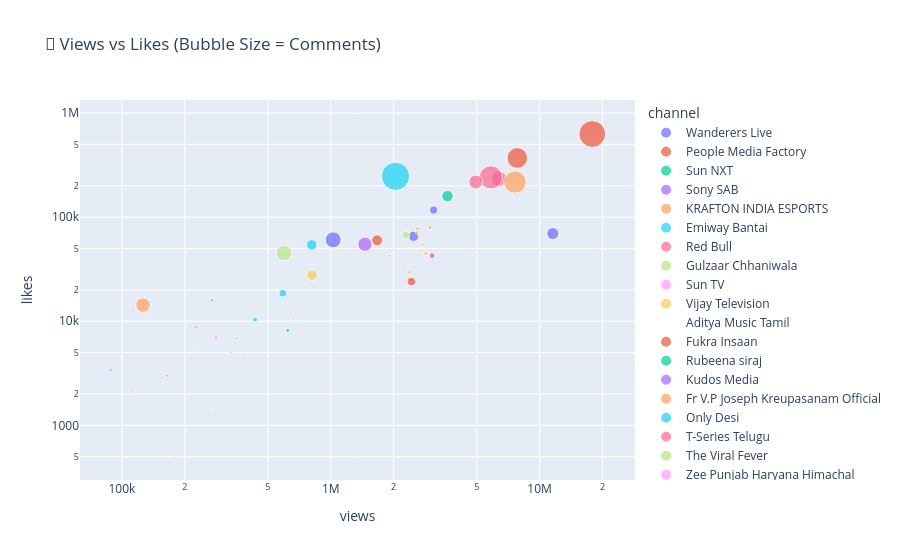

Notebook code for this chart:
### Code cell
fig = px.scatter(df, x='views', y='likes', size='comments', color='channel',
                 hover_data=['title'],
                 title='💙 Views vs Likes (Bubble Size = Comments)')
fig.update_layout(xaxis_type='log', yaxis_type='log')
fig.show()

### Figure 1 — Plotly figure (JSON) as saved in the notebook; plotly's stock layout.template omitted (floating-point values rounded to 4 significant figures)
{"data": [{"customdata": [["Bangkok Trip starts & First Meet after Shaadi"], ["Shaadi ke Clothes ka Trial"]], "hovertemplate": "channel=Wanderers Live<br>views=%{x}<br>likes=%{y}<br>comments=%{marker.size}<br>title=%{customdata[0]}<extra></extra>", "legendgroup": "Wanderers Live", "marker": {"color": "#636efa", "size": [1580, 2577], "sizemode": "area", "sizeref": 47.55, "symbol": "circle"}, "mode": "markers", "name": "Wanderers Live", "orientation": "v", "showlegend": true, "type": "scatter", "x": [3107474, 2491202], "xaxis": "x", "y": [116767, 65485], "yaxis": "y"}, {"customdata": [["The RajaSaab Telugu Teaser | Prabhas | Maruthi | Thaman | TG Vishwa Prasad | Dec 5 2025"]], "hovertemplate": "channel=People Media Factory<br>views=%{x}<br>likes=%{y}<br>comments=%{marker.size}<br>title=%{customdata[0]}<extra></extra>", "legendgroup": "People Media Factory", "marker": {"color": "#EF553B", "size": [17069], "sizemode": "area", "sizeref": 47.55, "symbol": "circle"}, "mode": "markers", "name": "People Media Factory", "orientation": "v", "showlegend": true, "type": "scatter", "x": [17874231], "xaxis": "x", "y": [628850], "yaxis": "y"}, {"customdata": [["The Rise and Fall of Siddharth Abhimanyu | Thani Oruvan - Back to Back Scenes | Jayam Ravi | Sun NXT"]], "hovertemplate": "channel=Sun NXT<br>views=%{x}<br>likes=%{y}<br>comments=%{marker.size}<br>title=%{customdata[0]}<extra></extra>", "legendgroup": "Sun NXT", "marker": {"color": "#00cc96", "size": [104], "sizemode": "area", "sizeref": 47.55, "symbol": "circle"}, "mode": "markers", "name": "Sun NXT", "orientation": "v", "showlegend": true, "type": "scatter", "x": [332210], "xaxis": "x", "y": [4995], "yaxis": "y"}, {"customdata": [["NEW! Taarak Mehta Ka Ooltah Chashmah | Ep 4426 | 17 June 2025 | Teaser"]], "hovertemplate": "channel=Sony SAB<br>views=%{x}<br>likes=%{y}<br>comments=%{marker.size}<br>title=%{customdata[0]}<extra></extra>", "legendgroup": "Sony SAB", "marker": {"color": "#ab63fa", "size": [839], "sizemode": "area", "sizeref": 47.55, "symbol": "circle"}, "mode": "markers", "name": "Sony SAB", "orientation": "v", "showlegend": true, "type": "scatter", "x": [3056540], "xaxis": "x", "y": [42657], "yaxis": "y"}, {"customdata": [["[HINDI] realme BMPS 2025 | Group A, B, C & D | Semi Finals Week 1 - Day 4"], ["[HINDI] realme BMPS 2025 |  Group A, B, C & D | Semi Finals Week 1 - Day 3"], ["[HINDI] realme BMPS 2025 | Group A, B, C & D | Semi Finals Week 1 - Day 2"]], "hovertemplate": "channel=KRAFTON INDIA ESPORTS<br>views=%{x}<br>likes=%{y}<br>comments=%{marker.size}<br>title=%{customdata[0]}<extra></extra>", "legendgroup": "KRAFTON INDIA ESPORTS", "marker": {"color": "#FFA15A", "size": [378, 261, 309], "sizemode": "area", "sizeref": 47.55, "symbol": "circle"}, "mode": "markers", "name": "KRAFTON INDIA ESPORTS", "orientation": "v", "showlegend": true, "type": "scatter", "x": [2984247, 2583305, 2603545], "xaxis": "x", "y": [79431, 71272, 77520], "yaxis": "y"}, {"customdata": [["EMIWAY BANTAI - PAISA PAISA | ( MUSIC BY TONY JAMES ) | OFFICIAL MUSIC VIDEO"]], "hovertemplate": "channel=Emiway Bantai<br>views=%{x}<br>likes=%{y}<br>comments=%{marker.size}<br>title=%{customdata[0]}<extra></extra>", "legendgroup": "Emiway Bantai", "marker": {"color": "#19d3f3", "size": [19021], "sizemode": "area", "sizeref": 47.55, "symbol": "circle"}, "mode": "markers", "name": "Emiway Bantai", "orientation": "v", "showlegend": true, "type": "scatter", "x": [2042225], "xaxis": "x", "y": [246534], "yaxis": "y"}, {"customdata": [["World’s Best Cricketers Vs Impossible Batting Challenge 🏏"]], "hovertemplate": "channel=Red Bull<br>views=%{x}<br>likes=%{y}<br>comments=%{marker.size}<br>title=%{customdata[0]}<extra></extra>", "legendgroup": "Red Bull", "marker": {"color": "#FF6692", "size": [5611], "sizemode": "area", "sizeref": 47.55, "symbol": "circle"}, "mode": "markers", "name": "Red Bull", "orientation": "v", "showlegend": true, "type": "scatter", "x": [6390161], "xaxis": "x", "y": [233398], "yaxis": "y"}, {"customdata": [["GULZAAR CHHANIWALA - Tandav ( Official Video ) | New Haryanvi Song 2025"]], "hovertemplate": "channel=Gulzaar Chhaniwala<br>views=%{x}<br>likes=%{y}<br>comments=%{marker.size}<br>title=%{customdata[0]}<extra></extra>", "legendgroup": "Gulzaar Chhaniwala", "marker": {"color": "#B6E880", "size": [5750], "sizemode": "area", "sizeref": 47.55, "symbol": "circle"}, "mode": "markers", "name": "Gulzaar Chhaniwala", "orientation": "v", "showlegend": true, "type": "scatter", "x": [596772], "xaxis": "x", "y": [45281], "yaxis": "y"}, {"customdata": [["Ethirneechal Thodargiradhu - Preview | 19 June 2025 | Tamil Serial | Sun TV"]], "hovertemplate": "channel=Sun TV<br>views=%{x}<br>likes=%{y}<br>comments=%{marker.size}<br>title=%{customdata[0]}<extra></extra>", "legendgroup": "Sun TV", "marker": {"color": "#FF97FF", "size": [226], "sizemode": "area", "sizeref": 47.55, "symbol": "circle"}, "mode": "markers", "name": "Sun TV", "orientation": "v", "showlegend": true, "type": "scatter", "x": [668560], "xaxis": "x", "y": [10482], "yaxis": "y"}, {"customdata": [["Pandian Stores 2 | 18th to 21st June 2025 - Promo"], ["Ayyanar Thunai | 18th to 21st June 2025 - Promo"], ["Siragadikka Aasai | 18th to 21st June 2025 - Promo"]], "hovertemplate": "channel=Vijay Television<br>views=%{x}<br>likes=%{y}<br>comments=%{marker.size}<br>title=%{customdata[0]}<extra></extra>", "legendgroup": "Vijay Television", "marker": {"color": "#FECB52", "size": [317, 295, 505], "sizemode": "area", "sizeref": 47.55, "symbol": "circle"}, "mode": "markers", "name": "Vijay Television", "orientation": "v", "showlegend": true, "type": "scatter", "x": [2750377, 1918637, 2852661], "xaxis": "x", "y": [54131, 42474, 44826], "yaxis": "y"}, {"customdata": [["Kuberaa Official Trailer – Tamil | Dhanush | Nagarjuna | Rashmika Mandanna | Sekhar Kammula | DSP"]], "hovertemplate": "channel=Aditya Music Tamil<br>views=%{x}<br>likes=%{y}<br>comments=%{marker.size}<br>title=%{customdata[0]}<extra></extra>", "legendgroup": "Aditya Music Tamil", "marker": {"color": "#636efa", "size": [0], "sizemode": "area", "sizeref": 47.55, "symbol": "circle"}, "mode": "markers", "name": "Aditya Music Tamil", "orientation": "v", "showlegend": true, "type": "scatter", "x": [7017909], "xaxis": "x", "y": [190925], "yaxis": "y"}, {"customdata": [["Our New Car DEFENDER met with an Accident PRANK😂"]], "hovertemplate": "channel=Fukra Insaan<br>views=%{x}<br>likes=%{y}<br>comments=%{marker.size}<br>title=%{customdata[0]}<extra></extra>", "legendgroup": "Fukra Insaan", "marker": {"color": "#EF553B", "size": [10271], "sizemode": "area", "sizeref": 47.55, "symbol": "circle"}, "mode": "markers", "name": "Fukra Insaan", "orientation": "v", "showlegend": true, "type": "scatter", "x": [7820659], "xaxis": "x", "y": [369890], "yaxis": "y"}, {"customdata": [["പ്രസവിച്ച് കിടക്കുന്ന മകളെ കാണാൻ മരുമകൻ വന്നാൽ../rubeenasiraj/malayalam shortfilm"]], "hovertemplate": "channel=Rubeena siraj<br>views=%{x}<br>likes=%{y}<br>comments=%{marker.size}<br>title=%{customdata[0]}<extra></extra>", "legendgroup": "Rubeena siraj", "marker": {"color": "#00cc96", "size": [96], "sizemode": "area", "sizeref": 47.55, "symbol": "circle"}, "mode": "markers", "name": "Rubeena siraj", "orientation": "v", "showlegend": true, "type": "scatter", "x": [221808], "xaxis": "x", "y": [1150], "yaxis": "y"}, {"customdata": [["ക്യൂട്നെസ്സ് unlimited /kudosmedia/comedyvideo"]], "hovertemplate": "channel=Kudos Media<br>views=%{x}<br>likes=%{y}<br>comments=%{marker.size}<br>title=%{customdata[0]}<extra></extra>", "legendgroup": "Kudos Media", "marker": {"color": "#ab63fa", "size": [224], "sizemode": "area", "sizeref": 47.55, "symbol": "circle"}, "mode": "markers", "name": "Kudos Media", "orientation": "v", "showlegend": true, "type": "scatter", "x": [269378], "xaxis": "x", "y": [15893], "yaxis": "y"}, {"customdata": [["ജൂൺ 19 കൃപാസനം അനുദിന അനുഗ്രഹ പ്രാർത്ഥന | Our Daily Bread | Dr.Fr.V.P Joseph Valiyaveettil"]], "hovertemplate": "channel=Fr V.P Joseph Kreupasanam Official<br>views=%{x}<br>likes=%{y}<br>comments=%{marker.size}<br>title=%{customdata[0]}<extra></extra>", "legendgroup": "Fr V.P Joseph Kreupasanam Official", "marker": {"color": "#FFA15A", "size": [5098], "sizemode": "area", "sizeref": 47.55, "symbol": "circle"}, "mode": "markers", "name": "Fr V.P Joseph Kreupasanam Official", "orientation": "v", "showlegend": true, "type": "scatter", "x": [126244], "xaxis": "x", "y": [14302], "yaxis": "y"}, {"customdata": [["Kya Kehna : The Revisit"]], "hovertemplate": "channel=Only Desi<br>views=%{x}<br>likes=%{y}<br>comments=%{marker.size}<br>title=%{customdata[0]}<extra></extra>", "legendgroup": "Only Desi", "marker": {"color": "#19d3f3", "size": [2703], "sizemode": "area", "sizeref": 47.55, "symbol": "circle"}, "mode": "markers", "name": "Only Desi", "orientation": "v", "showlegend": true, "type": "scatter", "x": [810958], "xaxis": "x", "y": [54125], "yaxis": "y"}, {"customdata": [["Kannappa Official Trailer- Telugu | Vishnu Manchu | Mohan Babu | Prabhas | Mohanlal | Akshay Kumar"]], "hovertemplate": "channel=T-Series Telugu<br>views=%{x}<br>likes=%{y}<br>comments=%{marker.size}<br>title=%{customdata[0]}<extra></extra>", "legendgroup": "T-Series Telugu", "marker": {"color": "#FF6692", "size": [12863], "sizemode": "area", "sizeref": 47.55, "symbol": "circle"}, "mode": "markers", "name": "T-Series Telugu", "orientation": "v", "showlegend": true, "type": "scatter", "x": [5843309], "xaxis": "x", "y": [241203], "yaxis": "y"}, {"customdata": [["Panchayat Season 4 - Official Trailer | Premieres 24th June on @PrimeVideoIN"]], "hovertemplate": "channel=The Viral Fever<br>views=%{x}<br>likes=%{y}<br>comments=%{marker.size}<br>title=%{customdata[0]}<extra></extra>", "legendgroup": "The Viral Fever", "marker": {"color": "#B6E880", "size": [1515], "sizemode": "area", "sizeref": 47.55, "symbol": "circle"}, "mode": "markers", "name": "The Viral Fever", "orientation": "v", "showlegend": true, "type": "scatter", "x": [2286661], "xaxis": "x", "y": [67466], "yaxis": "y"}, {"customdata": [["Amritpal Mehron ਦੇ ਪਰਿਵਾਰ ਨੂੰ ਮਿਲਣ ਪਹੁੰਚੇ ਸਾਂਸਦ ਭਾਈ Sarabjit Singh Khalsa | ZPHH"]], "hovertemplate": "channel=Zee Punjab Haryana Himachal<br>views=%{x}<br>likes=%{y}<br>comments=%{marker.size}<br>title=%{customdata[0]}<extra></extra>", "legendgroup": "Zee Punjab Haryana Himachal", "marker": {"color": "#FF97FF", "size": [384], "sizemode": "area", "sizeref": 47.55, "symbol": "circle"}, "mode": "markers", "name": "Zee Punjab Haryana Himachal", "orientation": "v", "showlegend": true, "type": "scatter", "x": [164961], "xaxis": "x", "y": [3000], "yaxis": "y"}, {"customdata": [["Playing BRAIN ROT GAME in Roblox!"]], "hovertemplate": "channel=ProBoii<br>views=%{x}<br>likes=%{y}<br>comments=%{marker.size}<br>title=%{customdata[0]}<extra></extra>", "legendgroup": "ProBoii", "marker": {"color": "#FECB52", "size": [2663], "sizemode": "area", "sizeref": 47.55, "symbol": "circle"}, "mode": "markers", "name": "ProBoii", "orientation": "v", "showlegend": true, "type": "scatter", "x": [813439], "xaxis": "x", "y": [27691], "yaxis": "y"}, {"customdata": [["Hotstar Specials Special Ops 2 | Official Trailer | Kay Kay Menon | July 11 | JioHotstar"]], "hovertemplate": "channel=JioHotstar<br>views=%{x}<br>likes=%{y}<br>comments=%{marker.size}<br>title=%{customdata[0]}<extra></extra>", "legendgroup": "JioHotstar", "marker": {"color": "#636efa", "size": [3473], "sizemode": "area", "sizeref": 47.55, "symbol": "circle"}, "mode": "markers", "name": "JioHotstar", "orientation": "v", "showlegend": true, "type": "scatter", "x": [11568889], "xaxis": "x", "y": [69497], "yaxis": "y"}, {"customdata": [["#Video | बालों में गुलाब | Baalon Mein Gulab | Neelkamal Singh & Shilpi Raj ft. Sweety Mishra"]], "hovertemplate": "channel=Saregama Hum Bhojpuri<br>views=%{x}<br>likes=%{y}<br>comments=%{marker.size}<br>title=%{customdata[0]}<extra></extra>", "legendgroup": "Saregama Hum Bhojpuri", "marker": {"color": "#EF553B", "size": [1783], "sizemode": "area", "sizeref": 47.55, "symbol": "circle"}, "mode": "markers", "name": "Saregama Hum Bhojpuri", "orientation": "v", "showlegend": true, "type": "scatter", "x": [2432756], "xaxis": "x", "y": [24074], "yaxis": "y"}, {"customdata": [["Pre Finale హడావిడి || Kiraack Boys Khiladi Girls 2 || Sreemukhi"]], "hovertemplate": "channel=Sreemukhi<br>views=%{x}<br>likes=%{y}<br>comments=%{marker.size}<br>title=%{customdata[0]}<extra></extra>", "legendgroup": "Sreemukhi", "marker": {"color": "#00cc96", "size": [370], "sizemode": "area", "sizeref": 47.55, "symbol": "circle"}, "mode": "markers", "name": "Sreemukhi", "orientation": "v", "showlegend": true, "type": "scatter", "x": [622115], "xaxis": "x", "y": [8160], "yaxis": "y"}, {"customdata": [["Is Israel Forcing Trump To Declare War On A ‘Near-Nuclear’ Iran?? | Akash Banerjee"]], "hovertemplate": "channel=The Deshbhakt<br>views=%{x}<br>likes=%{y}<br>comments=%{marker.size}<br>title=%{customdata[0]}<extra></extra>", "legendgroup": "The Deshbhakt", "marker": {"color": "#ab63fa", "size": [4833], "sizemode": "area", "sizeref": 47.55, "symbol": "circle"}, "mode": "markers", "name": "The Deshbhakt", "orientation": "v", "showlegend": true, "type": "scatter", "x": [1457638], "xaxis": "x", "y": [54933], "yaxis": "y"}, {"customdata": [["Balam Chota New Haryanvi Song 2025 | Sapna Choudhary, Ruchika Jangid | Haryanvi Gane | T-Series"]], "hovertemplate": "channel=T-SERIES HARYANVI<br>views=%{x}<br>likes=%{y}<br>comments=%{marker.size}<br>title=%{customdata[0]}<extra></extra>", "legendgroup": "T-SERIES HARYANVI", "marker": {"color": "#FFA15A", "size": [12057], "sizemode": "area", "sizeref": 47.55, "symbol": "circle"}, "mode": "markers", "name": "T-SERIES HARYANVI", "orientation": "v", "showlegend": true, "type": "scatter", "x": [7623097], "xaxis": "x", "y": [217361], "yaxis": "y"}, {"customdata": [["Kal Wale Doctor Ne Di Galat Salah"]], "hovertemplate": "channel=Family Fitness<br>views=%{x}<br>likes=%{y}<br>comments=%{marker.size}<br>title=%{customdata[0]}<extra></extra>", "legendgroup": "Family Fitness", "marker": {"color": "#19d3f3", "size": [1482], "sizemode": "area", "sizeref": 47.55, "symbol": "circle"}, "mode": "markers", "name": "Family Fitness", "orientation": "v", "showlegend": true, "type": "scatter", "x": [589269], "xaxis": "x", "y": [18567], "yaxis": "y"}, {"customdata": [["New Thar Leke Ghar Pohoch Gaye 😍"]], "hovertemplate": "channel=Sourav Joshi Vlogs<br>views=%{x}<br>likes=%{y}<br>comments=%{marker.size}<br>title=%{customdata[0]}<extra></extra>", "legendgroup": "Sourav Joshi Vlogs", "marker": {"color": "#FF6692", "size": [4578], "sizemode": "area", "sizeref": 47.55, "symbol": "circle"}, "mode": "markers", "name": "Sourav Joshi Vlogs", "orientation": "v", "showlegend": true, "type": "scatter", "x": [4945368], "xaxis": "x", "y": [218007], "yaxis": "y"}, {"customdata": [["Father's Day Special Gift🎁| Car Gift | నాన్నకు ప్రేమతో | Happy Moment | Lasya Talks"]], "hovertemplate": "channel=Lasya Talks<br>views=%{x}<br>likes=%{y}<br>comments=%{marker.size}<br>title=%{customdata[0]}<extra></extra>", "legendgroup": "Lasya Talks", "marker": {"color": "#B6E880", "size": [351], "sizemode": "area", "sizeref": 47.55, "symbol": "circle"}, "mode": "markers", "name": "Lasya Talks", "orientation": "v", "showlegend": true, "type": "scatter", "x": [352767], "xaxis": "x", "y": [6879], "yaxis": "y"}, {"customdata": [["Funniest Try not to LAUGH Challenge 🤣 ft. @PragatiVermaa"]], "hovertemplate": "channel=Tripti Verma<br>views=%{x}<br>likes=%{y}<br>comments=%{marker.size}<br>title=%{customdata[0]}<extra></extra>", "legendgroup": "Tripti Verma", "marker": {"color": "#FF97FF", "size": [520], "sizemode": "area", "sizeref": 47.55, "symbol": "circle"}, "mode": "markers", "name": "Tripti Verma", "orientation": "v", "showlegend": true, "type": "scatter", "x": [282110], "xaxis": "x", "y": [6914], "yaxis": "y"}, {"customdata": [["ഉപ്പാന്റെ വീട്ടിലേക് കുട്ടികളെ പറഞ്ഞയച്ചു //വിഷമം പിടിച്ച ദിവസം 🥺"]], "hovertemplate": "channel=Cool times With me<br>views=%{x}<br>likes=%{y}<br>comments=%{marker.size}<br>title=%{customdata[0]}<extra></extra>", "legendgroup": "Cool times With me", "marker": {"color": "#FECB52", "size": [311], "sizemode": "area", "sizeref": 47.55, "symbol": "circle"}, "mode": "markers", "name": "Cool times With me", "orientation": "v", "showlegend": true, "type": "scatter", "x": [111419], "xaxis": "x", "y": [2174], "yaxis": "y"}, {"customdata": [["Duaon Ke Liye Dil Se Shukriya 🙏🏻"]], "hovertemplate": "channel=Dipika Ki Duniya<br>views=%{x}<br>likes=%{y}<br>comments=%{marker.size}<br>title=%{customdata[0]}<extra></extra>", "legendgroup": "Dipika Ki Duniya", "marker": {"color": "#636efa", "size": [6078], "sizemode": "area", "sizeref": 47.55, "symbol": "circle"}, "mode": "markers", "name": "Dipika Ki Duniya", "orientation": "v", "showlegend": true, "type": "scatter", "x": [1027087], "xaxis": "x", "y": [60517], "yaxis": "y"}, {"customdata": [["കാവ്യ പറഞ്ഞത് അനുസരിച്ചു.. വീട്ടുമുറ്റത്ത് എത്തിയവരെല്ലാം പറഞ്ഞുവിട്ടു ദിലീപ്..!! l Kavya l Dileep"]], "hovertemplate": "channel=Malayali Life<br>views=%{x}<br>likes=%{y}<br>comments=%{marker.size}<br>title=%{customdata[0]}<extra></extra>", "legendgroup": "Malayali Life", "marker": {"color": "#EF553B", "size": [106], "sizemode": "area", "sizeref": 47.55, "symbol": "circle"}, "mode": "markers", "name": "Malayali Life", "orientation": "v", "showlegend": true, "type": "scatter", "x": [179016], "xaxis": "x", "y": [486], "yaxis": "y"}, {"customdata": [["என்னடா அந்தாளு இருக்கும்போது மட்டும் பாக்குறாளேன்னு | Dada movie | Kavin | Aparna Das | Pradeep"]], "hovertemplate": "channel=KalaignarTV Movies<br>views=%{x}<br>likes=%{y}<br>comments=%{marker.size}<br>title=%{customdata[0]}<extra></extra>", "legendgroup": "KalaignarTV Movies", "marker": {"color": "#00cc96", "size": [95], "sizemode": "area", "sizeref": 47.55, "symbol": "circle"}, "mode": "markers", "name": "KalaignarTV Movies", "orientation": "v", "showlegend": true, "type": "scatter", "x": [1493343], "xaxis": "x", "y": [11975], "yaxis": "y"}, {"customdata": [["Veera(வீரா) | திங்கள்-வெள்ளி, இரவு 7:30 மணிக்கு | 18 Jun 25 | Promo | Zee Tamil"], ["Sandhya Raagam | Ep - 556 | Preview | Jun 18 2025 | Zee Tamil"], ["Veera | Ep - 359 | Preview | Jun 18 2025 | Zee Tamil"]], "hovertemplate": "channel=Zee Tamil<br>views=%{x}<br>likes=%{y}<br>comments=%{marker.size}<br>title=%{customdata[0]}<extra></extra>", "legendgroup": "Zee Tamil", "marker": {"color": "#ab63fa", "size": [125, 97, 34], "sizemode": "area", "sizeref": 47.55, "symbol": "circle"}, "mode": "markers", "name": "Zee Tamil", "orientation": "v", "showlegend": true, "type": "scatter", "x": [794743, 827694, 720067], "xaxis": "x", "y": [20340, 11495, 12031], "yaxis": "y"}, {"customdata": [["गर्मियो मे शरीर को ठंडक देने वाले कम घी के पौष्टिक लड्डू जो थकान कमजोरी सरदर्द दूर करे Healthy Laddu"]], "hovertemplate": "channel=Nirrmla Nehhra<br>views=%{x}<br>likes=%{y}<br>comments=%{marker.size}<br>title=%{customdata[0]}<extra></extra>", "legendgroup": "Nirrmla Nehhra", "marker": {"color": "#FFA15A", "size": [44], "sizemode": "area", "sizeref": 47.55, "symbol": "circle"}, "mode": "markers", "name": "Nirrmla Nehhra", "orientation": "v", "showlegend": true, "type": "scatter", "x": [272409], "xaxis": "x", "y": [1395], "yaxis": "y"}, {"customdata": [["Jasprit Bumrah EXPLAINS why he didn't become Test captain for India & looks ahead to England series"]], "hovertemplate": "channel=Sky Sports Cricket<br>views=%{x}<br>likes=%{y}<br>comments=%{marker.size}<br>title=%{customdata[0]}<extra></extra>", "legendgroup": "Sky Sports Cricket", "marker": {"color": "#19d3f3", "size": [635], "sizemode": "area", "sizeref": 47.55, "symbol": "circle"}, "mode": "markers", "name": "Sky Sports Cricket", "orientation": "v", "showlegend": true, "type": "scatter", "x": [434018], "xaxis": "x", "y": [10387], "yaxis": "y"}, {"customdata": [["Crazy lunch with Crazy Couples || Neeli Meghaalaloo || Tamada Media"]], "hovertemplate": "channel=Neeli Meghaalaloo<br>views=%{x}<br>likes=%{y}<br>comments=%{marker.size}<br>title=%{customdata[0]}<extra></extra>", "legendgroup": "Neeli Meghaalaloo", "marker": {"color": "#FF6692", "size": [105], "sizemode": "area", "sizeref": 47.55, "symbol": "circle"}, "mode": "markers", "name": "Neeli Meghaalaloo", "orientation": "v", "showlegend": true, "type": "scatter", "x": [231198], "xaxis": "x", "y": [5315], "yaxis": "y"}, {"customdata": [["Neerparavai - Para Para 8K/4K Video | Vishnu, Sunaina | N.R. Raghunanthan"]], "hovertemplate": "channel=Sony Music South<br>views=%{x}<br>likes=%{y}<br>comments=%{marker.size}<br>title=%{customdata[0]}<extra></extra>", "legendgroup": "Sony Music South", "marker": {"color": "#B6E880", "size": [131], "sizemode": "area", "sizeref": 47.55, "symbol": "circle"}, "mode": "markers", "name": "Sony Music South", "orientation": "v", "showlegend": true, "type": "scatter", "x": [367135], "xaxis": "x", "y": [4722], "yaxis": "y"}, {"customdata": [["Koyila Music Video | Alekhya Harika | Vinayshanmukh | Vijai Bulganin | Cinegrindstudios"]], "hovertemplate": "channel=Vinay Shanmukh<br>views=%{x}<br>likes=%{y}<br>comments=%{marker.size}<br>title=%{customdata[0]}<extra></extra>", "legendgroup": "Vinay Shanmukh", "marker": {"color": "#FF97FF", "size": [433], "sizemode": "area", "sizeref": 47.55, "symbol": "circle"}, "mode": "markers", "name": "Vinay Shanmukh", "orientation": "v", "showlegend": true, "type": "scatter", "x": [226840], "xaxis": "x", "y": [8763], "yaxis": "y"}, {"customdata": [["NEW! Ep 4426 - बिल्ली Dekh Kar क्यों डर गए  Gokuldham Wale?! | Taarak Mehta ka Ooltah Chashmah"]], "hovertemplate": "channel=Taarak Mehta Ka Ooltah Chashmah<br>views=%{x}<br>likes=%{y}<br>comments=%{marker.size}<br>title=%{customdata[0]}<extra></extra>", "legendgroup": "Taarak Mehta Ka Ooltah Chashmah", "marker": {"color": "#FECB52", "size": [485], "sizemode": "area", "sizeref": 47.55, "symbol": "circle"}, "mode": "markers", "name": "Taarak Mehta Ka Ooltah Chashmah", "orientation": "v", "showlegend": true, "type": "scatter", "x": [2376704], "xaxis": "x", "y": [29509], "yaxis": "y"}, {"customdata": [["பெண் பாவம் | EMI Rani"]], "hovertemplate": "channel=EMI Rani<br>views=%{x}<br>likes=%{y}<br>comments=%{marker.size}<br>title=%{customdata[0]}<extra></extra>", "legendgroup": "EMI Rani", "marker": {"color": "#636efa", "size": [177], "sizemode": "area", "sizeref": 47.55, "symbol": "circle"}, "mode": "markers", "name": "EMI Rani", "orientation": "v", "showlegend": true, "type": "scatter", "x": [88393], "xaxis": "x", "y": [3404], "yaxis": "y"}, {"customdata": [["I TRIED 7 WEIRD GADGETS"]], "hovertemplate": "channel=TechShot<br>views=%{x}<br>likes=%{y}<br>comments=%{marker.size}<br>title=%{customdata[0]}<extra></extra>", "legendgroup": "TechShot", "marker": {"color": "#EF553B", "size": [2868], "sizemode": "area", "sizeref": 47.55, "symbol": "circle"}, "mode": "markers", "name": "TechShot", "orientation": "v", "showlegend": true, "type": "scatter", "x": [1667233], "xaxis": "x", "y": [59947], "yaxis": "y"}, {"customdata": [["A big mystery in our house akhir Defender thoki kisne ??😳"]], "hovertemplate": "channel=Dimple Malhan Vlogs<br>views=%{x}<br>likes=%{y}<br>comments=%{marker.size}<br>title=%{customdata[0]}<extra></extra>", "legendgroup": "Dimple Malhan Vlogs", "marker": {"color": "#00cc96", "size": [3155], "sizemode": "area", "sizeref": 47.55, "symbol": "circle"}, "mode": "markers", "name": "Dimple Malhan Vlogs", "orientation": "v", "showlegend": true, "type": "scatter", "x": [3621282], "xaxis": "x", "y": [159169], "yaxis": "y"}], "layout": {"legend": {"itemsizing": "constant", "title": {"text": "channel"}, "tracegroupgap": 0}, "title": {"text": "💙 Views vs Likes (Bubble Size = Comments)"}, "xaxis": {"anchor": "y", "domain": [0, 1], "title": {"text": "views"}, "type": "log"}, "yaxis": {"anchor": "x", "domain": [0, 1], "title": {"text": "likes"}, "type": "log"}}}
